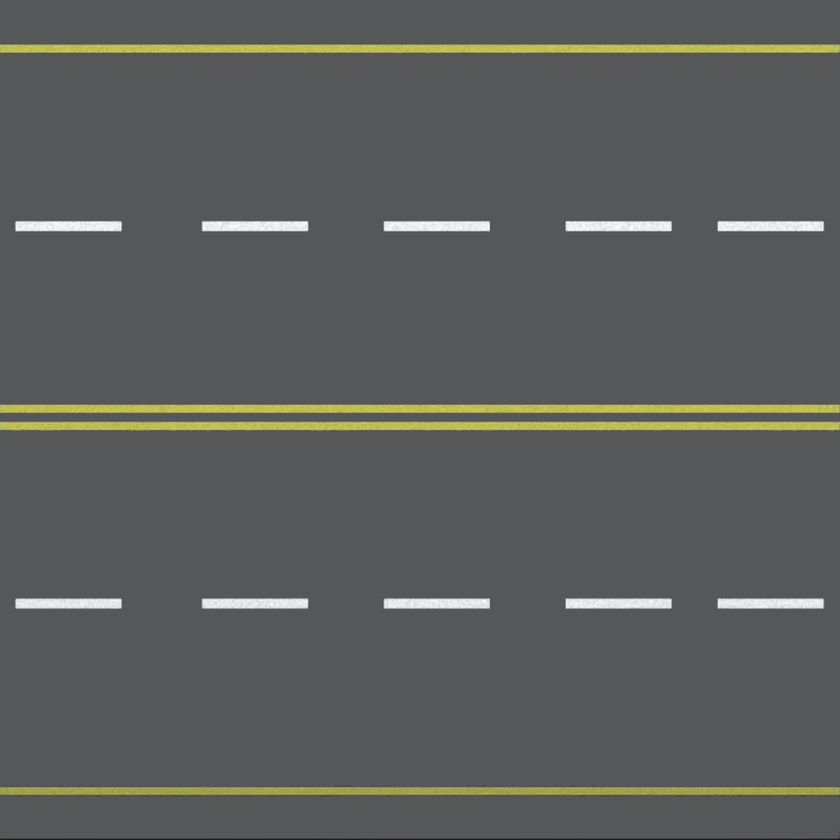
#> input picture Assets/Materials/Textures/road_texture_6.png, 840 x 840 px, shrunk from 1080 x 1080 before the run
$ python img_edit.py
#> lines starting #> are read from the running program, lines starting #| are printed output that depends on the picture; after the words box and inside, x2 and y2 are one past the last pixel; in counts of white or black regions, pixels touching at a corner belong together
import cv2
import numpy as np

# Load swatch image
swatch_img = cv2.imread('road_texture_6.png')
#> swatch_img is the input picture: shape (840, 840, 3); mean B, G, R 90.9, 92.7, 91.7

buff = np.zeros_like(swatch_img)

for i in range(len(buff)):
    for j in range(len(buff[0])):
        buff[i][j] = swatch_img[10][10]

# Get swatch color (top-left pixel)
swatch_color = swatch_img[0, 0].astype(np.int16)
#> swatch_color = [89, 87, 86]

# Threshold for color similarity
thresh = 50

# Compute difference between every pixel and swatch color
diff = np.linalg.norm(swatch_img.astype(np.int16) - swatch_color, axis=2)
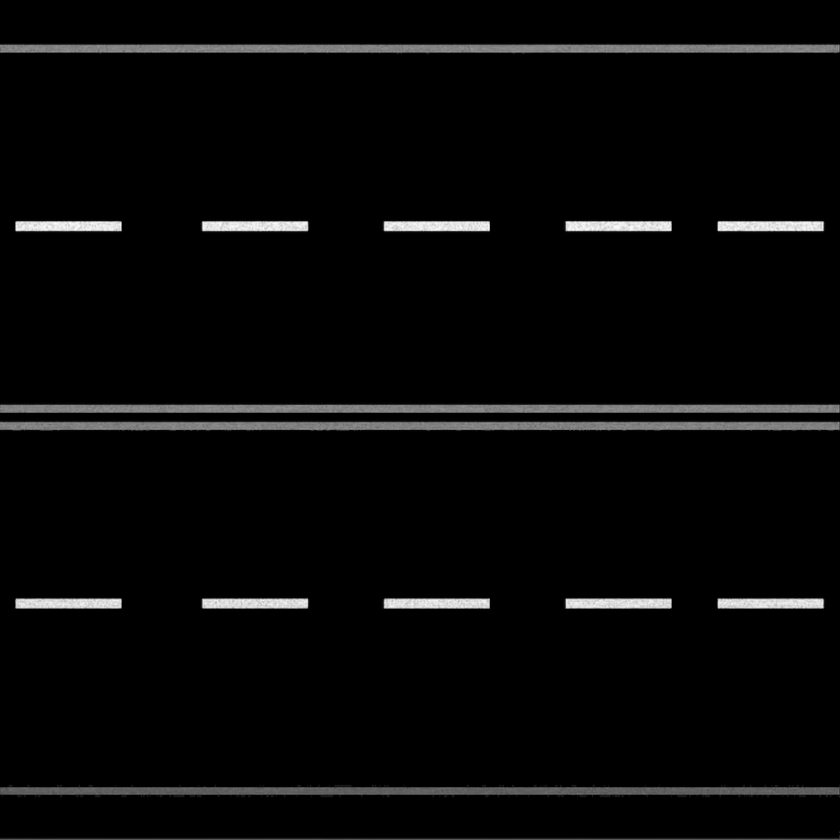
#> diff: shape (840, 840) float64; min 0, max 289.8, mean 9.2; drawn with min black and max white

# Create mask of similar pixels
mask = diff < thresh
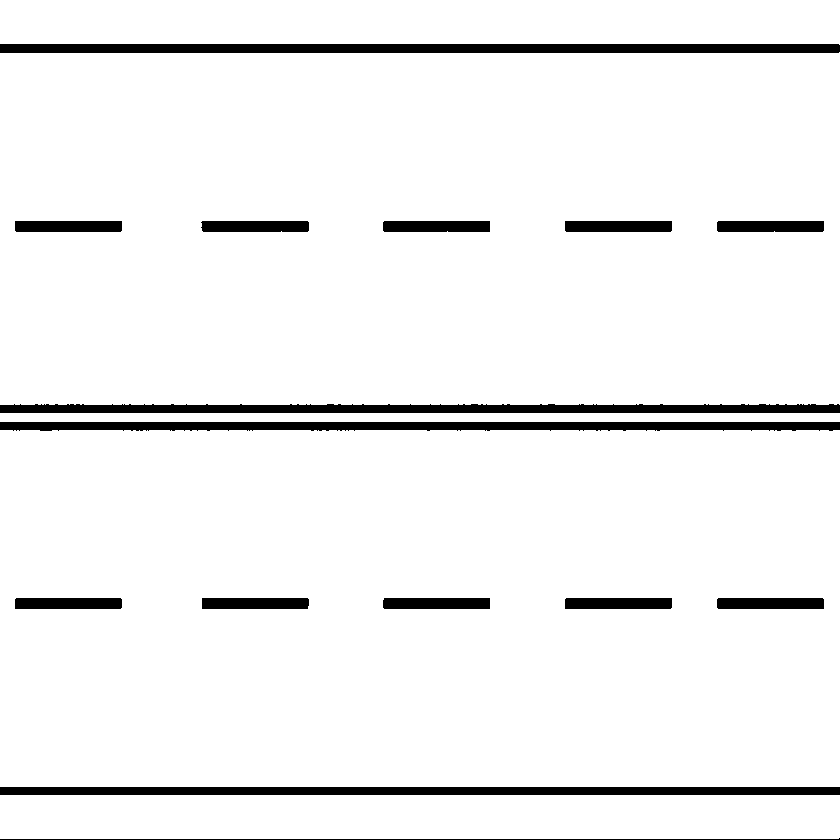
#> mask: shape (840, 840) bool; 94.3% white; 15 black regions, largest, box (x1, y1, x2, y2) and area: (0, 44, 840, 53) 7558, (0, 404, 840, 413) 6869, (0, 422, 840, 431) 6820

# Apply swatch color to matching pixels
swatch_img[mask] = swatch_color.astype(np.uint8)
#> swatch_img: shape (840, 840, 3); 2.89% of pixels changed, all inside (x1, y1, x2, y2) = (0, 42, 840, 839)

# Show modified swatch image
cv2.imshow('Cleaned Swatch Image', swatch_img)
cv2.imshow("orig", cv2.imread('road_texture_6.png'))
cv2.imwrite('swatch.png', buff)
# cv2.imwrite('road_texture_6.png', swatch_img)
# cv2.waitKey(0)
# cv2.destroyAllWindows()

$ run again, with Assets/Materials/Textures/road_texture_3.png copied over Assets/Materials/Textures/road_texture_6.png
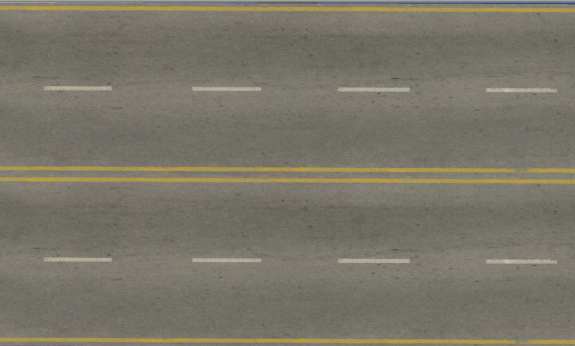
#> input picture Assets/Materials/Textures/road_texture_3.png, 575 x 346 px
#> swatch_img is the input picture: shape (346, 575, 3); mean B, G, R 104.9, 117.6, 121.9
#> after the loop `for i in range(len(buff)):`:
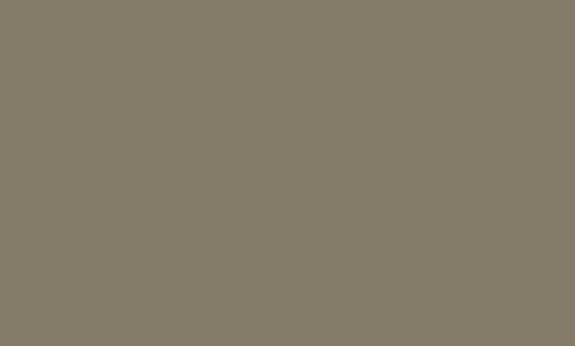
#> buff: shape (346, 575, 3); mean B, G, R 104, 124, 132
#> swatch_color = [162, 162, 162]
#> `mask = diff < thresh`:
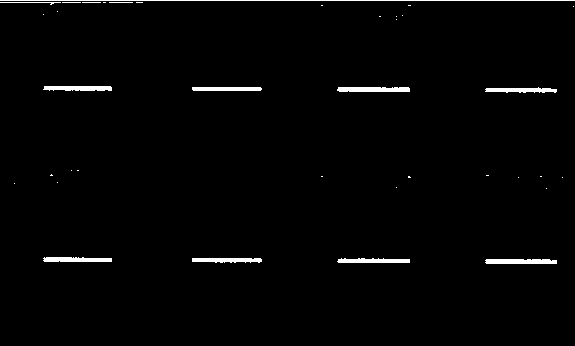
#> mask: shape (346, 575) bool; 1.6% white; 37 white regions (26 under 20 px), largest, box (x1, y1, x2, y2) and area: (0, 0, 575, 1) 575, (337, 87, 410, 92) 350, (485, 259, 557, 264) 344
#> swatch_img: shape (346, 575, 3); 1.33% of pixels changed, all inside (x1, y1, x2, y2) = (0, 2, 574, 264)
